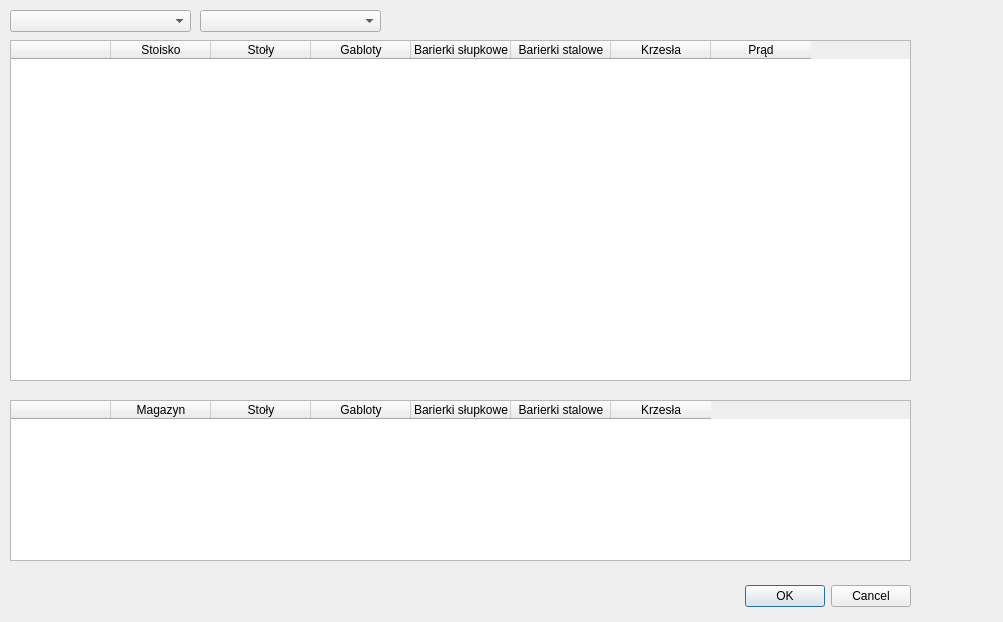
<?xml version="1.0" encoding="UTF-8"?>
<ui version="4.0">
 <class>historia</class>
 <widget class="QDialog" name="historia">
  <property name="geometry">
   <rect>
    <x>0</x>
    <y>0</y>
    <width>1003</width>
    <height>622</height>
   </rect>
  </property>
  <property name="windowTitle">
   <string>Dialog</string>
  </property>
  <widget class="QDialogButtonBox" name="buttonBox">
   <property name="geometry">
    <rect>
     <x>570</x>
     <y>580</y>
     <width>341</width>
     <height>32</height>
    </rect>
   </property>
   <property name="orientation">
    <enum>Qt::Horizontal</enum>
   </property>
   <property name="standardButtons">
    <set>QDialogButtonBox::Cancel|QDialogButtonBox::Ok</set>
   </property>
  </widget>
  <widget class="QTableWidget" name="wystawcy">
   <property name="enabled">
    <bool>true</bool>
   </property>
   <property name="geometry">
    <rect>
     <x>10</x>
     <y>40</y>
     <width>901</width>
     <height>341</height>
    </rect>
   </property>
   <property name="selectionMode">
    <enum>QAbstractItemView::NoSelection</enum>
   </property>
   <property name="columnCount">
    <number>8</number>
   </property>
   <column>
    <property name="text">
     <string/>
    </property>
   </column>
   <column>
    <property name="text">
     <string>Stoisko</string>
    </property>
   </column>
   <column>
    <property name="text">
     <string>Stoły</string>
    </property>
   </column>
   <column>
    <property name="text">
     <string>Gabloty</string>
    </property>
   </column>
   <column>
    <property name="text">
     <string>Barierki słupkowe</string>
    </property>
   </column>
   <column>
    <property name="text">
     <string>Barierki stalowe</string>
    </property>
   </column>
   <column>
    <property name="text">
     <string>Krzesła</string>
    </property>
   </column>
   <column>
    <property name="text">
     <string>Prąd</string>
    </property>
   </column>
  </widget>
  <widget class="QTableWidget" name="suma">
   <property name="enabled">
    <bool>true</bool>
   </property>
   <property name="geometry">
    <rect>
     <x>10</x>
     <y>400</y>
     <width>901</width>
     <height>161</height>
    </rect>
   </property>
   <property name="selectionMode">
    <enum>QAbstractItemView::NoSelection</enum>
   </property>
   <property name="columnCount">
    <number>7</number>
   </property>
   <column>
    <property name="text">
     <string/>
    </property>
   </column>
   <column>
    <property name="text">
     <string>Magazyn</string>
    </property>
   </column>
   <column>
    <property name="text">
     <string>Stoły</string>
    </property>
   </column>
   <column>
    <property name="text">
     <string>Gabloty</string>
    </property>
   </column>
   <column>
    <property name="text">
     <string>Barierki słupkowe</string>
    </property>
   </column>
   <column>
    <property name="text">
     <string>Barierki stalowe</string>
    </property>
   </column>
   <column>
    <property name="text">
     <string>Krzesła</string>
    </property>
   </column>
  </widget>
  <widget class="QComboBox" name="edycja">
   <property name="geometry">
    <rect>
     <x>200</x>
     <y>10</y>
     <width>181</width>
     <height>22</height>
    </rect>
   </property>
  </widget>
  <widget class="QComboBox" name="wystawy">
   <property name="geometry">
    <rect>
     <x>10</x>
     <y>10</y>
     <width>181</width>
     <height>22</height>
    </rect>
   </property>
  </widget>
 </widget>
 <resources/>
 <connections>
  <connection>
   <sender>buttonBox</sender>
   <signal>accepted()</signal>
   <receiver>historia</receiver>
   <slot>accept()</slot>
   <hints>
    <hint type="sourcelabel">
     <x>248</x>
     <y>254</y>
    </hint>
    <hint type="destinationlabel">
     <x>157</x>
     <y>274</y>
    </hint>
   </hints>
  </connection>
  <connection>
   <sender>buttonBox</sender>
   <signal>rejected()</signal>
   <receiver>historia</receiver>
   <slot>reject()</slot>
   <hints>
    <hint type="sourcelabel">
     <x>316</x>
     <y>260</y>
    </hint>
    <hint type="destinationlabel">
     <x>286</x>
     <y>274</y>
    </hint>
   </hints>
  </connection>
 </connections>
</ui>
